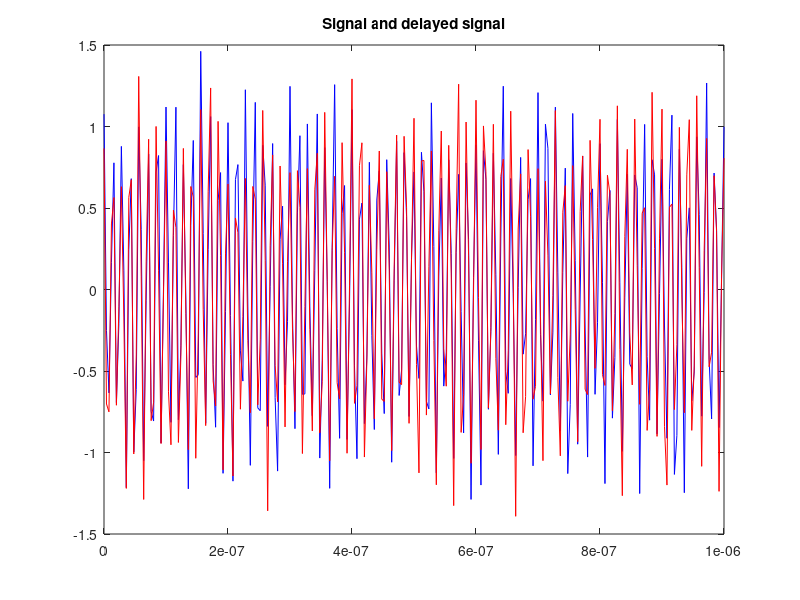
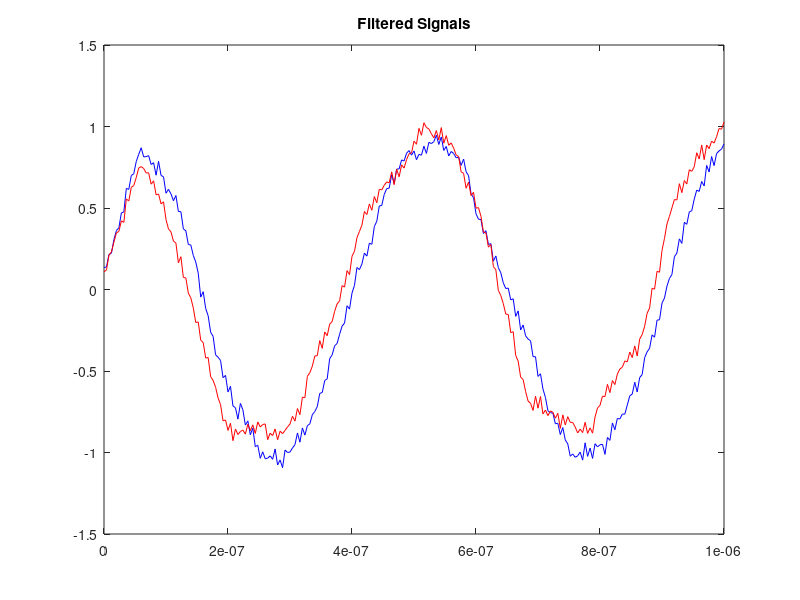
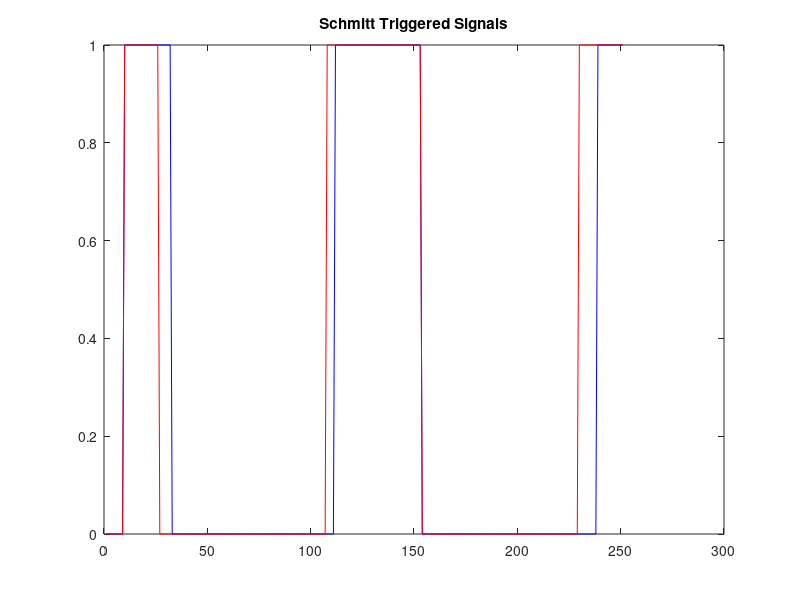

Reproduce these figures in MATLAB, in order.

clear all;
close all;
clc
%Sampling Frequency
fs = 250e6;
Ts = 1 / fs;
t = 0:Ts:1e-6;
%Center Frequency
fc = 70e6;
fc_down = 68e6;
%Moving Average Filter
lpf = ones(1, 16);
lpf = lpf / length(lpf);
%Noise Coefficient
n = 0.2;
thr_high = 0.5;
thr_low = thr_high * 0.8;
%Delay
delay = 0.5e-9;
%Building a DC signal to crop the signal
x_dc= cos(2 * pi * fc_down * t);
x1 = cos(2 * pi * fc * t) + (n * randn(1, length(t)));
x2 = cos(2 * pi * fc * (t + delay)) + (n * randn(1, length(t)));

figure(1)
plot(t, x1, 'b')
hold on
plot(t, x2, 'r')
title('Signal and delayed signal')

%Multiplexer of the signal
x1_dc = x1 .* x_dc;
x2_dc = x2 .* x_dc;

x1_dc_lpf = 2 * filter(lpf, 1, x1_dc);
x2_dc_lpf = 2 * filter(lpf, 1, x2_dc);
figure(2)
plot(t, x1_dc_lpf, 'b')
hold on
plot(t, x2_dc_lpf, 'r')
title('Filtered Signals')
x1_dc_lpf_sql = zeros(1, length(x1_dc_lpf));
x2_dc_lpf_sql = zeros(1, length(x2_dc_lpf));

%Schmitt Trigger
for i = 2:length(x1_dc_lpf)
    if(x1_dc_lpf_sql(i-1) == 1)
        if(x1_dc_lpf(i) < thr_low)
            x1_dc_lpf_sql(i) = 0;
        else
            x1_dc_lpf_sql(i) = 1;
        end
    else
        if(x1_dc_lpf(i) > thr_high)
            x1_dc_lpf_sql(i) = 1;
        else
            x1_dc_lpf_sql(i) = 0;
        end
    end
    
    if(x2_dc_lpf_sql(i-1) == 1)
        if(x2_dc_lpf(i) < thr_low)
            x2_dc_lpf_sql(i) = 0;
        else
            x2_dc_lpf_sql(i) = 1;
        end
    else
        if(x2_dc_lpf(i) > thr_high)
            x2_dc_lpf_sql(i) = 1;
        else
            x2_dc_lpf_sql(i) = 0;
        end
    end
end
figure(3)
plot(x1_dc_lpf_sql, 'b')
hold on
plot(x2_dc_lpf_sql, 'r')
title('Schmitt Triggered Signals')


differenceFirstSignalCounter = 0;
differenceSecondSignalCounter = 0;
oneCounter = 0;
zeroCounter = 0;
temp = zeros(1, (length(x1_dc_lpf_sql)));

for i = 2:(length(x1_dc_lpf_sql))
    if(x1_dc_lpf_sql(i) == 1 && x2_dc_lpf_sql(i) == 0)
        differenceFirstSignalCounter = differenceFirstSignalCounter + 1;
    elseif(x1_dc_lpf_sql(i) == 0 && x2_dc_lpf_sql(i) == 0)
        zeroCounter = zeroCounter+1;
    elseif(x1_dc_lpf_sql(i) == 0 && x2_dc_lpf_sql(i) == 1)
        differenceSecondSignalCounter = differenceSecondSignalCounter + 1;
    else
        oneCounter = oneCounter + 1;
    end
end

totalCounter = differenceFirstSignalCounter + differenceSecondSignalCounter + oneCounter + zeroCounter;
phaseLag = differenceFirstSignalCounter / totalCounter
timeDelay = phaseLag / (fc)

%DEBUG PURPOSES
differenceFirstSignalCounter;
differenceSecondSignalCounter;
oneCounter;
zeroCounter;
